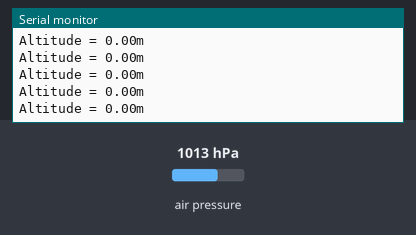
Simulated run of this sketch. Board: Arduino Uno, built with avr-gcc and run on an emulated ATmega328P. Parts: the last lines printed to the serial monitor. Inputs (shaded band) come from the test bench; at power-on: air pressure 1013 hPa.

Above: at 1.2 s.
1.3 s: air pressure set to 1048 hPa
At 1.33 s:
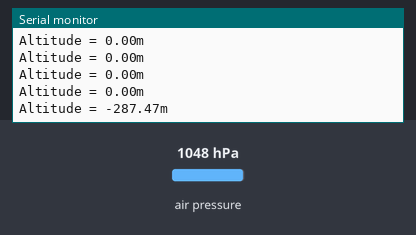
4.3 s: air pressure set to 952 hPa
At 4.39 s:
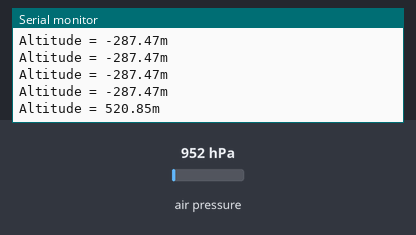
Timing chart, 0 to 7.3 s (numbered marks = the images above; inputs shaded):
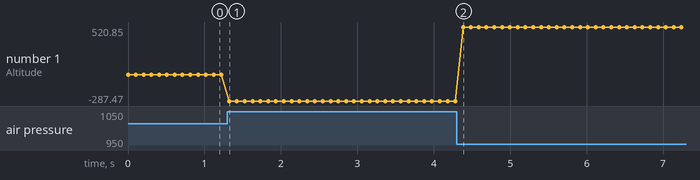

The sketch:

bme280.ino
```cpp
#include <Adafruit_BME280.h>
Adafruit_BME280 bme;
float ip,p;
void setup()
{
  Serial.begin(9600);
  if (!bme.begin(0x77))
  {
    Serial.println("Could not find a valid BME280 sensor, check wiring!");
    while (1);
  }
  ip = bme.readPressure() / 100.0F;
}

void loop()
{
  Serial.print("Altitude = ");
  p=bme.readAltitude(ip);
  Serial.print(p);
  Serial.println("m");
  delay(100);
}
```

Measured:
- after the input at 1.3 s, the serial monitor: prints a new line at once (image 1)
- after the input at 4.3 s, the serial monitor: prints a new line after 0.08 s (image 2)
- plotted number 1: 0 → -287.47 after the input at 1.3 s, -287.47 → 520.85 after the input at 4.3 s
